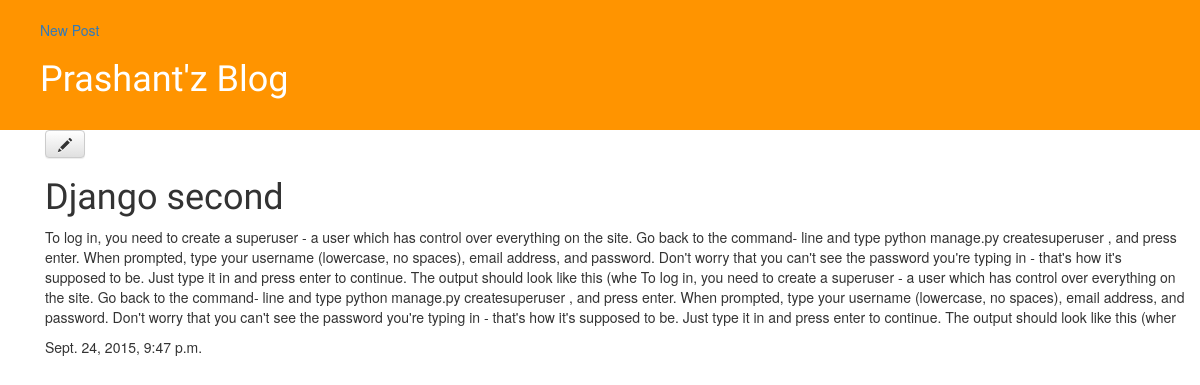
The app's page /post/2/, older data.
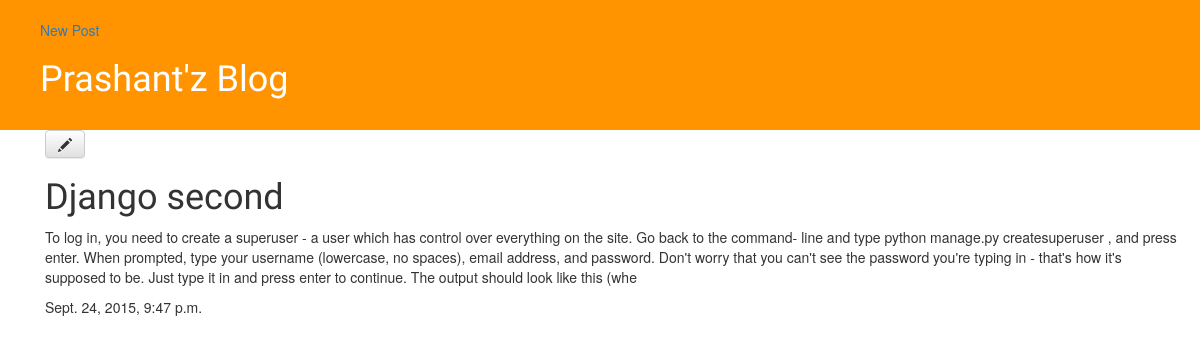
The same page, newer data.
### blog/models.py (models this page shows, shortened)
class Post(models.Model):
	author = models.ForeignKey('auth.User')
	title = models.CharField(max_length=200)
	text = models.TextField()
	created_date = models.DateTimeField(default=timezone.now)
	published_date = models.DateTimeField(blank=True,null=True)

### blog/views.py (the view)
# urls.py: url(r'^post/(?P<pk>[0-9]+)/$',views.post_detail,name="post_detail"),
def post_detail(request,pk):
	post = get_object_or_404(Post,pk=pk)
	return render(request,'blog/post_detail.html',{'post':post})

### blog/templates/blog/post_detail.html
{% extends "blog/base.html" %}
{% block content %}
<div class="container" >
<div	class="post">
	<a class="btn btn-default" href="{% url "post_edit" pk=post.pk %} "><span class="glyphicon glyphicon-pencil"></span></a>
	<h1>{{ post.title }}</h1>
	<p>{{	post.text}}
		<div	class="date">
			{{	post.published_date	}}
		</div>
</div>
</div>
{% endblock %}

Row changes from the older to the newer data that the page shows:
changed Post "Django second": text "…look like this (whe To log in, you need to create a superuser - a user which has control over everything on the site. Go back to the command- line and type python manage.py createsuperuser , and press enter. When prompted, type your username (lowercase, no spaces), email address, and password. Don't worry that you can't see the password you're typing in - that's how it's supposed to be. Just type it in and press enter to continue. The output should look like this (wher" → "…look like this (whe"
